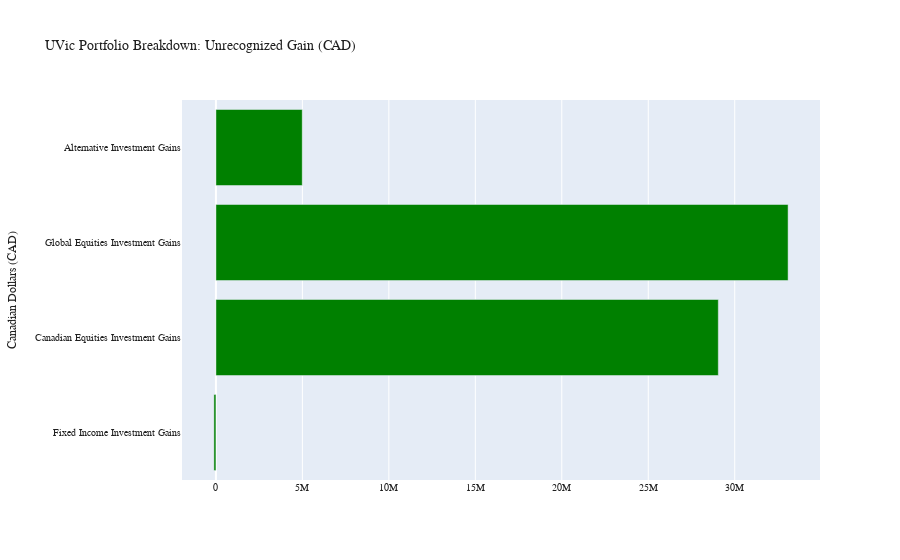

Write notebook code for a chart like this one.
### Markdown cell above
### Gain/Loss Summary
The chart below shows total unrecognized gain for each investment category. This does not take into account total investment.

### Code cell
# Make total plot
labels = ['Fixed Income Investment Gains', 'Canadian Equities Investment Gains', 'Global Equities Investment Gains', 'Alternative Investment Gains']
y = [fi_sum, ce_sum, ge_sum, a_sum]

fig = go.Figure([go.Bar(x=y, y=labels, marker_color = 'green', orientation='h')])
fig = update_total(fig)
fig.show()

### Figure 1 — Plotly figure (JSON) as saved in the notebook; plotly's stock layout.template omitted (floating-point values rounded to 4 significant figures)
{"data": [{"marker": {"color": "green"}, "orientation": "h", "type": "bar", "x": [-116721, 29051496, 33086993, 4992987], "y": ["Fixed Income Investment Gains", "Canadian Equities Investment Gains", "Global Equities Investment Gains", "Alternative Investment Gains"]}], "layout": {"font": {"color": "#1f1f1f", "family": "Courier New, monospace", "size": 10}, "title": {"text": "UVic Portfolio Breakdown: Unrecognized Gain (CAD)"}, "yaxis": {"title": {"text": "Canadian Dollars (CAD)"}}}}
